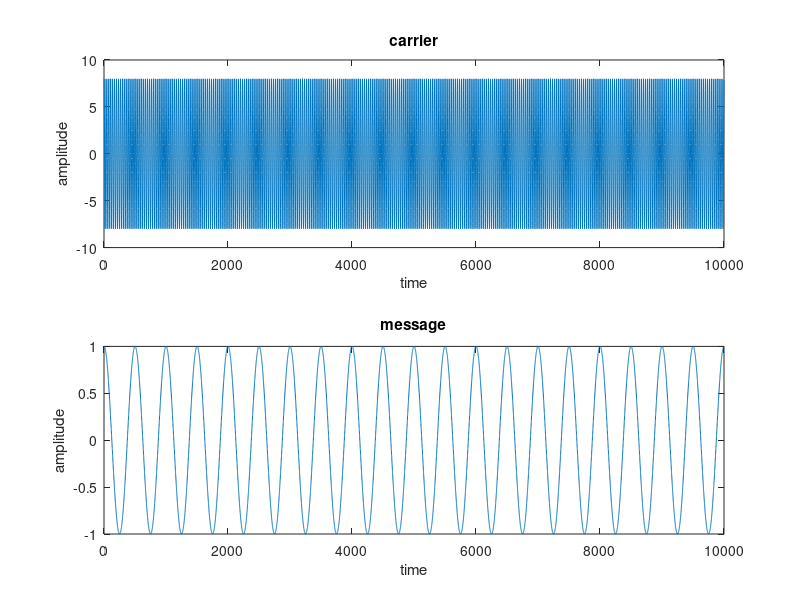

Recreate this plot in MATLAB. (Note: this script raises an error after producing the figure.)
% program for AGC
close all
clear all
clc
Fs = 100e3; %sampling freq
t = 0:1/Fs:.1-1/Fs; % time variable
Am=2;
fm = 200; %fm 200 Hz
m = cos(2*pi*fm*t); %message signal
Fc = 3e3;
% am modulation
Ac = 8;
c=Ac.*cos(2*pi*Fc*t); %carrier signal
figure;
% ploting message and carrier signals
subplot(2,1,1);
plot(c);
title('carrier');xlabel('time');ylabel('amplitude');
subplot(2,1,2);
plot(m);
title('message');xlabel('time');ylabel('amplitude');
figure;
% ploting AM modulated output
s = ammod(m,Fc,Fs,0,Ac);
subplot(2,1,1);
plot(s);
title('am modulation ');xlabel('time');ylabel('amplitude');
z = amdemod(s,Fc,Fs,0,Ac);
subplot(2,1,2);
plot(z);
title('am demodulation ');xlabel('time');ylabel('amplitude');